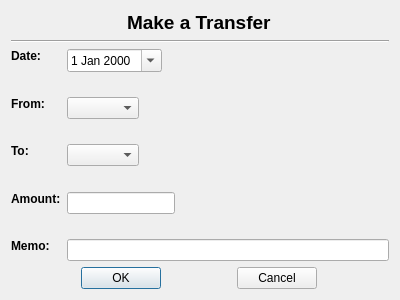
<?xml version="1.0" encoding="UTF-8"?>
<ui version="4.0">
 <class>MakeATransfer</class>
 <widget class="QDialog" name="MakeATransfer">
  <property name="geometry">
   <rect>
    <x>0</x>
    <y>0</y>
    <width>400</width>
    <height>300</height>
   </rect>
  </property>
  <property name="windowTitle">
   <string>Make a Transfer</string>
  </property>
  <layout class="QVBoxLayout" name="verticalLayout">
   <item alignment="Qt::AlignHCenter">
    <widget class="QLabel" name="title_label">
     <property name="sizePolicy">
      <sizepolicy hsizetype="Fixed" vsizetype="Fixed">
       <horstretch>0</horstretch>
       <verstretch>0</verstretch>
      </sizepolicy>
     </property>
     <property name="font">
      <font>
       <pointsize>14</pointsize>
       <bold>true</bold>
      </font>
     </property>
     <property name="text">
      <string>Make a Transfer</string>
     </property>
    </widget>
   </item>
   <item>
    <widget class="Line" name="line">
     <property name="orientation">
      <enum>Qt::Horizontal</enum>
     </property>
    </widget>
   </item>
   <item>
    <spacer name="verticalSpacer_2">
     <property name="orientation">
      <enum>Qt::Vertical</enum>
     </property>
     <property name="sizeHint" stdset="0">
      <size>
       <width>20</width>
       <height>40</height>
      </size>
     </property>
    </spacer>
   </item>
   <item>
    <layout class="QFormLayout" name="formLayout">
     <item row="3" column="0">
      <widget class="QLabel" name="from_label">
       <property name="sizePolicy">
        <sizepolicy hsizetype="Fixed" vsizetype="Fixed">
         <horstretch>0</horstretch>
         <verstretch>0</verstretch>
        </sizepolicy>
       </property>
       <property name="font">
        <font>
         <bold>true</bold>
        </font>
       </property>
       <property name="text">
        <string>From:</string>
       </property>
      </widget>
     </item>
     <item row="3" column="1">
      <widget class="QComboBox" name="from_combo">
       <property name="sizePolicy">
        <sizepolicy hsizetype="Fixed" vsizetype="Fixed">
         <horstretch>0</horstretch>
         <verstretch>0</verstretch>
        </sizepolicy>
       </property>
       <property name="sizeAdjustPolicy">
        <enum>QComboBox::AdjustToContents</enum>
       </property>
      </widget>
     </item>
     <item row="5" column="0">
      <widget class="QLabel" name="to_label">
       <property name="sizePolicy">
        <sizepolicy hsizetype="Fixed" vsizetype="Fixed">
         <horstretch>0</horstretch>
         <verstretch>0</verstretch>
        </sizepolicy>
       </property>
       <property name="font">
        <font>
         <bold>true</bold>
        </font>
       </property>
       <property name="text">
        <string>To:</string>
       </property>
      </widget>
     </item>
     <item row="5" column="1">
      <widget class="QComboBox" name="to_combo">
       <property name="sizePolicy">
        <sizepolicy hsizetype="Fixed" vsizetype="Fixed">
         <horstretch>0</horstretch>
         <verstretch>0</verstretch>
        </sizepolicy>
       </property>
       <property name="sizeAdjustPolicy">
        <enum>QComboBox::AdjustToContents</enum>
       </property>
      </widget>
     </item>
     <item row="7" column="0">
      <widget class="QLabel" name="amount_label">
       <property name="sizePolicy">
        <sizepolicy hsizetype="Fixed" vsizetype="Fixed">
         <horstretch>0</horstretch>
         <verstretch>0</verstretch>
        </sizepolicy>
       </property>
       <property name="font">
        <font>
         <bold>true</bold>
        </font>
       </property>
       <property name="text">
        <string>Amount:</string>
       </property>
      </widget>
     </item>
     <item row="7" column="1">
      <widget class="QLineEdit" name="amount">
       <property name="sizePolicy">
        <sizepolicy hsizetype="Fixed" vsizetype="Fixed">
         <horstretch>0</horstretch>
         <verstretch>0</verstretch>
        </sizepolicy>
       </property>
      </widget>
     </item>
     <item row="4" column="1">
      <spacer name="verticalSpacer_3">
       <property name="orientation">
        <enum>Qt::Vertical</enum>
       </property>
       <property name="sizeHint" stdset="0">
        <size>
         <width>20</width>
         <height>40</height>
        </size>
       </property>
      </spacer>
     </item>
     <item row="6" column="1">
      <spacer name="verticalSpacer_4">
       <property name="orientation">
        <enum>Qt::Vertical</enum>
       </property>
       <property name="sizeHint" stdset="0">
        <size>
         <width>20</width>
         <height>40</height>
        </size>
       </property>
      </spacer>
     </item>
     <item row="0" column="0">
      <widget class="QLabel" name="date_label">
       <property name="sizePolicy">
        <sizepolicy hsizetype="Fixed" vsizetype="Fixed">
         <horstretch>0</horstretch>
         <verstretch>0</verstretch>
        </sizepolicy>
       </property>
       <property name="font">
        <font>
         <bold>true</bold>
        </font>
       </property>
       <property name="text">
        <string>Date:</string>
       </property>
      </widget>
     </item>
     <item row="0" column="1">
      <widget class="QDateEdit" name="date">
       <property name="sizePolicy">
        <sizepolicy hsizetype="Fixed" vsizetype="Fixed">
         <horstretch>0</horstretch>
         <verstretch>0</verstretch>
        </sizepolicy>
       </property>
       <property name="calendarPopup">
        <bool>true</bool>
       </property>
      </widget>
     </item>
     <item row="2" column="1">
      <spacer name="verticalSpacer_5">
       <property name="orientation">
        <enum>Qt::Vertical</enum>
       </property>
       <property name="sizeHint" stdset="0">
        <size>
         <width>20</width>
         <height>40</height>
        </size>
       </property>
      </spacer>
     </item>
     <item row="9" column="0">
      <widget class="QLabel" name="memo_label">
       <property name="sizePolicy">
        <sizepolicy hsizetype="Fixed" vsizetype="Fixed">
         <horstretch>0</horstretch>
         <verstretch>0</verstretch>
        </sizepolicy>
       </property>
       <property name="font">
        <font>
         <bold>true</bold>
        </font>
       </property>
       <property name="text">
        <string>Memo:</string>
       </property>
      </widget>
     </item>
     <item row="9" column="1">
      <widget class="QLineEdit" name="memo"/>
     </item>
     <item row="8" column="1">
      <spacer name="verticalSpacer_6">
       <property name="orientation">
        <enum>Qt::Vertical</enum>
       </property>
       <property name="sizeHint" stdset="0">
        <size>
         <width>20</width>
         <height>40</height>
        </size>
       </property>
      </spacer>
     </item>
    </layout>
   </item>
   <item>
    <spacer name="verticalSpacer">
     <property name="orientation">
      <enum>Qt::Vertical</enum>
     </property>
     <property name="sizeHint" stdset="0">
      <size>
       <width>20</width>
       <height>40</height>
      </size>
     </property>
    </spacer>
   </item>
   <item>
    <layout class="QHBoxLayout" name="horizontalLayout">
     <item>
      <widget class="QPushButton" name="ok_button">
       <property name="sizePolicy">
        <sizepolicy hsizetype="Fixed" vsizetype="Fixed">
         <horstretch>0</horstretch>
         <verstretch>0</verstretch>
        </sizepolicy>
       </property>
       <property name="text">
        <string>OK</string>
       </property>
      </widget>
     </item>
     <item>
      <widget class="QPushButton" name="cancel_button">
       <property name="sizePolicy">
        <sizepolicy hsizetype="Fixed" vsizetype="Fixed">
         <horstretch>0</horstretch>
         <verstretch>0</verstretch>
        </sizepolicy>
       </property>
       <property name="text">
        <string>Cancel</string>
       </property>
      </widget>
     </item>
    </layout>
   </item>
  </layout>
 </widget>
 <resources/>
 <connections/>
</ui>
